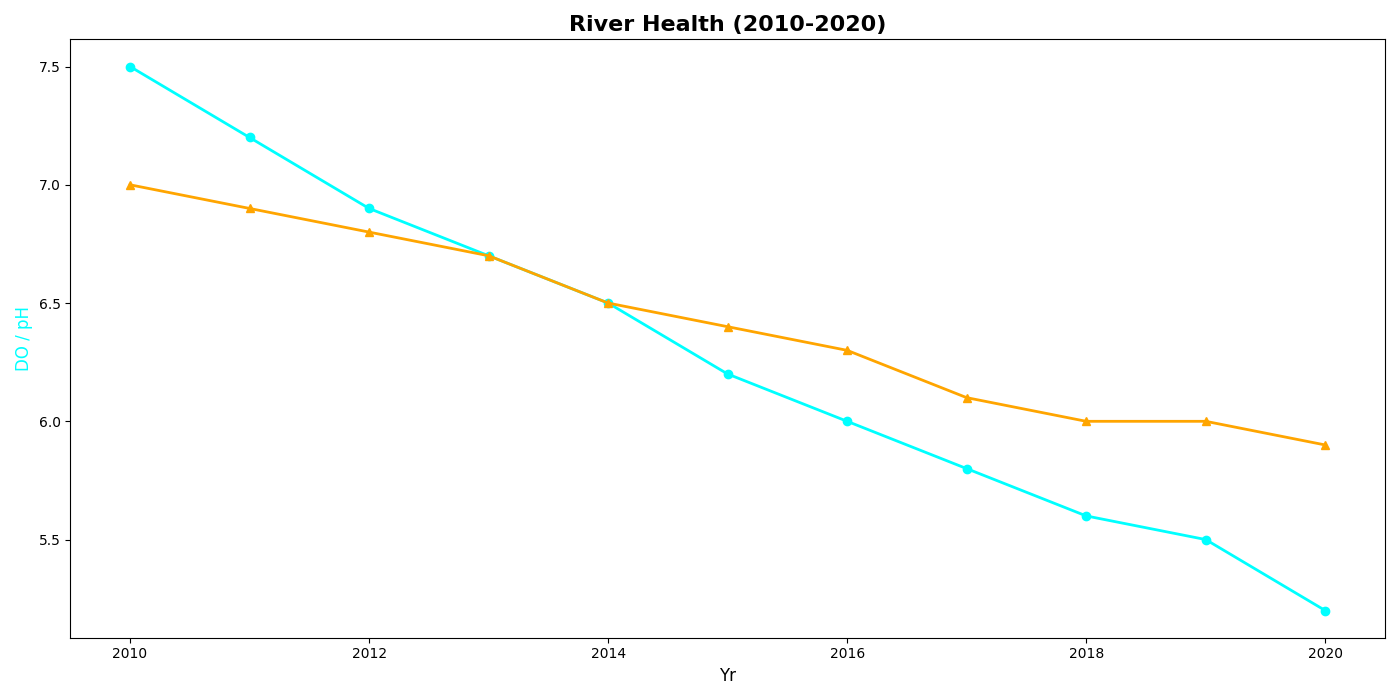

Source code (Python):
import matplotlib.pyplot as plt
import numpy as np

years = np.arange(2010, 2021)
dissolved_oxygen = [7.5, 7.2, 6.9, 6.7, 6.5, 6.2, 6.0, 5.8, 5.6, 5.5, 5.2]
ph_level = [7.0, 6.9, 6.8, 6.7, 6.5, 6.4, 6.3, 6.1, 6.0, 6.0, 5.9]

fig, ax1 = plt.subplots(figsize=(14, 7))

ax1.plot(years, dissolved_oxygen, color='cyan', marker='o', linewidth=2)
ax1.plot(years, ph_level, color='orange', marker='^', linewidth=2)

ax1.set_xlabel('Yr', fontsize=12)
ax1.set_ylabel('DO / pH', fontsize=12, color='cyan')
plt.title('River Health (2010-2020)', fontsize=16, fontweight='bold')

fig.tight_layout()
plt.show()
